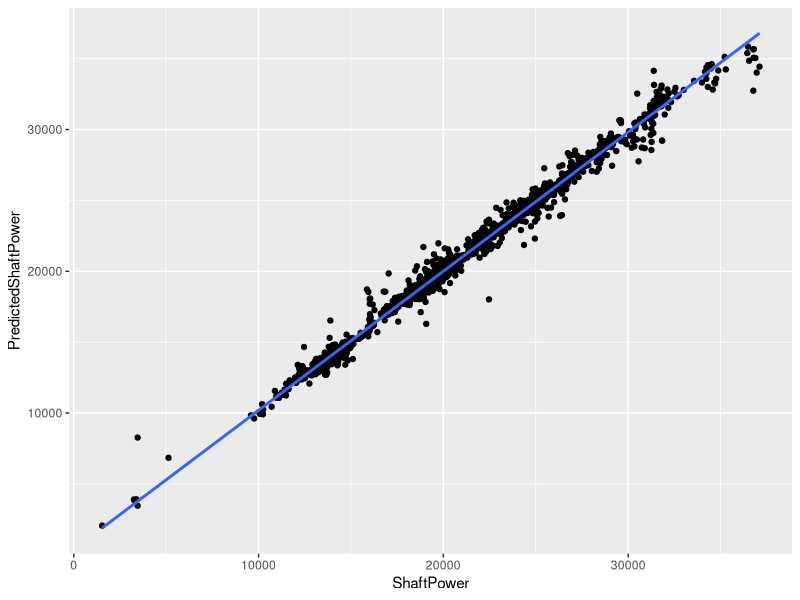

This figure's R source:
library(tidyverse)
library(randomForest)

df <- read_csv('ShipData.csv')
df$VoyageId <- NULL

sub <- sample(nrow(df), floor(nrow(df) * 0.8))
set.seed(5434)
training <- df[sub, ]
testing  <- df[-sub,]

model <- randomForest(training$ShaftPower ~ .,data=training[-6])

testing$PredictedShaftPower <- predict(model,testing[-6])

plt <- ggplot(testing,aes(ShaftPower,PredictedShaftPower)) + geom_point() + geom_smooth(method='lm')

print(plt)
print(model)
